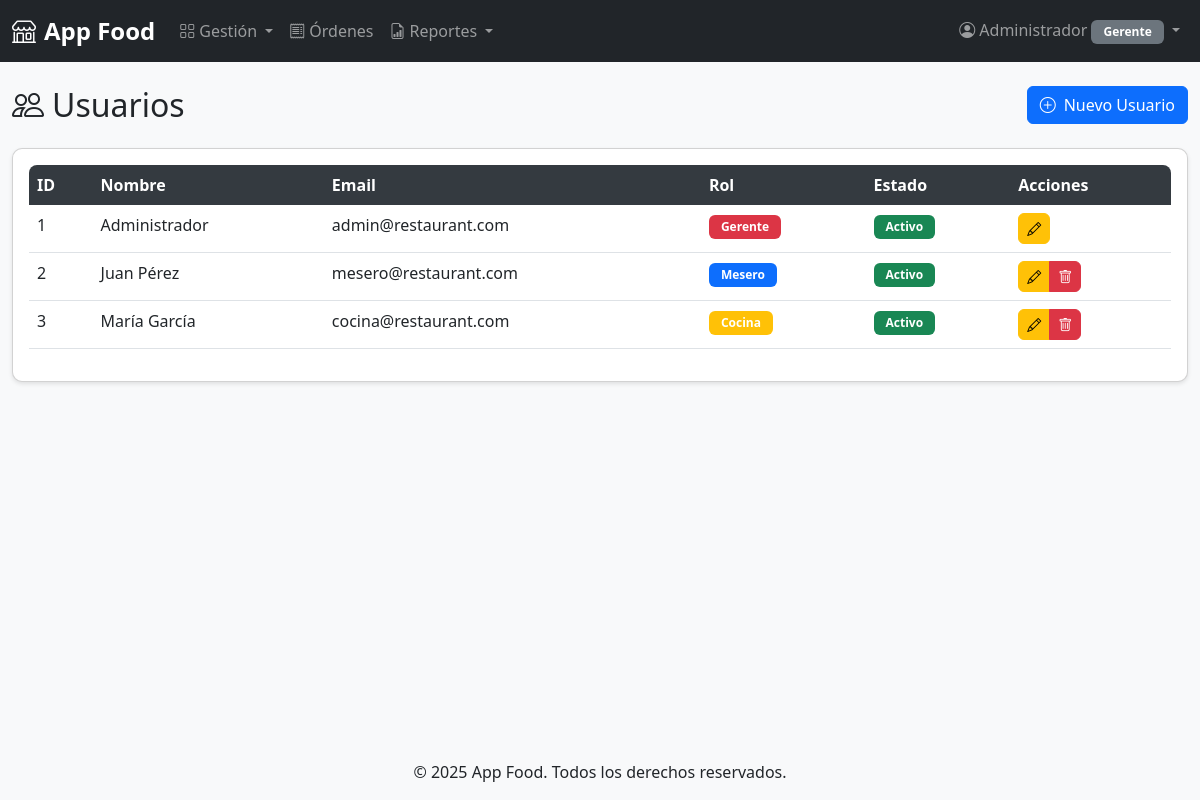
The page /views/usuarios/index.php (signed in) on the database its author committed.
### tables this page shows
CREATE TABLE usuarios (
    id INT AUTO_INCREMENT PRIMARY KEY,
    nombre VARCHAR(100) NOT NULL,
    email VARCHAR(100) UNIQUE NOT NULL,
    password_hash VARCHAR(255) NOT NULL,
    rol ENUM('mesero', 'cocina', 'gerente') NOT NULL,
    activo TINYINT(1) DEFAULT 1,
    fecha_creacion TIMESTAMP DEFAULT CURRENT_TIMESTAMP,
    INDEX idx_email (email),
    INDEX idx_rol (rol)
);

### models/usuario.php (called while the page is built, shortened)
<?php
class Usuario {
    private $conn;
    private $table = 'usuarios';
    public function __construct($db) {
        $this->conn = $db;
    }
    public function getAll($rol = null) {
        $query = "SELECT id, nombre, email, rol, activo, fecha_creacion
                  FROM " . $this->table;
        $query .= " ORDER BY nombre ASC";
        $stmt = $this->conn->prepare($query);
        $stmt->execute();
        return $stmt->fetchAll();
    }
}
?>

### views/usuarios/index.php (the view, shortened to what this page needs)
<?php
require_once __DIR__ . '/../../models/Usuario.php';
$database = new Database();
$db = $database->getConnection();
$usuario = new Usuario($db);
$usuarios = $usuario->getAll();
include __DIR__ . '/../../include/header.php';
?>
<div class="container-fluid mt-4">
    <div class="row mb-3">
        <div class="col-12 col-md-6">
            <h2><i class="bi bi-people me-2"></i>Usuarios</h2>
        </div>
        <div class="col-12 col-md-6 text-md-end mt-2 mt-md-0">
            <a href="crear.php" class="btn btn-primary">
                <i class="bi bi-plus-circle me-2"></i>Nuevo Usuario
            </a>
        </div>
    </div>
    <div class="card">
        <div class="card-body">
            <div class="table-responsive">
                <table class="table table-hover">
                    <thead>
                        <tr>
                            <th>ID</th>
                            <th>Nombre</th>
                            <th class="d-none d-md-table-cell">Email</th>
                            <th>Rol</th>
                            <th class="d-none d-lg-table-cell">Estado</th>
                            <th>Acciones</th>
                        </tr>
                    </thead>
                    <tbody>
                        <?php if (!empty($usuarios)): ?>
                            <?php foreach ($usuarios as $user): ?>
                                <tr>
                                    <td><?php echo $user['id']; ?></td>
                                    <td><?php echo htmlspecialchars($user['nombre']); ?></td>
                                    <td class="d-none d-md-table-cell"><?php echo htmlspecialchars($user['email']); ?></td>
                                    <td>
                                        <span class="badge bg-<?php
                                            echo $user['rol'] === 'gerente' ? 'danger' :
                                                ($user['rol'] === 'mesero' ? 'primary' : 'warning');
                                        ?>">
                                            <?php echo ucfirst($user['rol']); ?>
                                        </span>
                                    </td>
                                    <td class="d-none d-lg-table-cell">
                                        <span class="badge bg-<?php echo $user['activo'] ? 'success' : 'secondary'; ?>">
                                            <?php echo $user['activo'] ? 'Activo' : 'Inactivo'; ?>
                                        </span>
                                    </td>
                                    <td>
                                        <div class="btn-group btn-group-sm" role="group">
                                            <a href="editar.php?id=<?php echo $user['id']; ?>"
                                               class="btn btn-warning" title="Editar">
                                                <i class="bi bi-pencil"></i>
                                            </a>
                                            <?php if ($user['id'] != $_SESSION['user_id']): ?>
                                                <button class="btn btn-danger"
                                                        onclick="confirmarEliminar(<?php echo $user['id']; ?>)"
                                                        title="Desactivar">
                                                    <i class="bi bi-trash"></i>
                                                </button>
                                            <?php endif; ?>
                                        </div>
                                    </td>
                                </tr>
                            <?php endforeach; ?>
                        <?php endif; ?>
                    </tbody>
                </table>
            </div>
        </div>
    </div>
</div>
<?php include __DIR__ . '/../../include/footer.php'; ?>

### assets/css/style.css (style rules this page uses)
body { min-height: 100vh; display: flex; flex-direction: column; background-color: #f8f9fa; }
.container-fluid { flex: 1; }
.card { border-radius: 10px; box-shadow: 0 2px 4px rgba(0,0,0,0.1); transition: transform 0.2s, box-shadow 0.2s; }
.table-responsive { border-radius: 8px; }
.table thead th { background-color: #343a40; color: white; border: none; }
.btn { border-radius: 6px; transition: all 0.3s; }
.badge { padding: 6px 12px; font-weight: 600; }

### rows shown on the page
usuarios: id "1", nombre "Administrador", email "admin@restaurant.com", rol "Gerente", activo "Activo"
usuarios: id "2", nombre "Juan Pérez", email "mesero@restaurant.com", rol "Mesero", activo "Activo"
usuarios: id "3", nombre "María García", email "cocina@restaurant.com", rol "Cocina", activo "Activo"

### other values the page prints
APP_NAME "App Food"
$_SESSION['user_nombre'] "Administrador"
$_SESSION['user_rol'] "Gerente"
